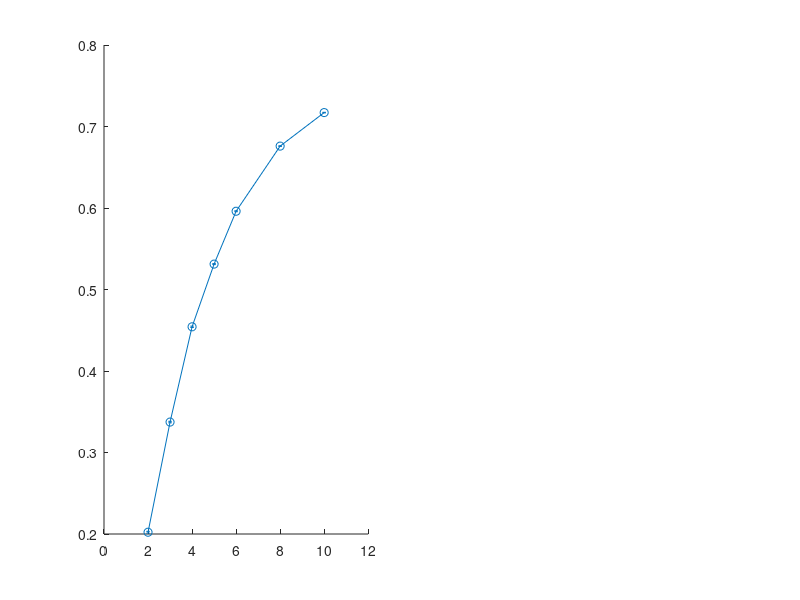

Source code (MATLAB): (Note: this script raises an error after producing the figure.)
clear; close all; clc;
N = 256;                 % image size
FOV_mm = 160;            % field of view
dx = FOV_mm / N;         % mm/pixel

lesion_diameters_mm = [2 3 4 5 6 8 10];  % sweep (edit as you like)
C_true = 4.0;            % true lesion-to-background ratio (within prostate)
A_bg = 0.6;              % body background uptake
A_pro = 0.8;             % prostate baseline uptake

psf_sigma_px = 2.5;      % PET blur sigma (pixels). Key knob.
do_noise = true;         
counts_scale = 2e4;      % higher -> less noisy
nMC = 50;                

% lesion center (mm) within prostate
les_center_mm = [0, 12]; % x,y

% prostate center (mm) and size
prostate_center_mm = [0, 20];
prostate_axes_mm = [18, 13];  % semi-axes (a,b) in mm

% body/pelvis ellipse size
pelvis_axes_mm = [70, 55];

[xp, yp] = meshgrid((1:N)-N/2, (1:N)-N/2);
x_mm = xp * dx;
y_mm = yp * dx;

pelvis = ((x_mm/pelvis_axes_mm(1)).^2 + (y_mm/pelvis_axes_mm(2)).^2) <= 1;

xpr = x_mm - prostate_center_mm(1);
ypr = y_mm - prostate_center_mm(2);
prostate = ((xpr/prostate_axes_mm(1)).^2 + (ypr/prostate_axes_mm(2)).^2) <= 1;

CRC_mean  = zeros(size(lesion_diameters_mm));
CRC_std   = zeros(size(lesion_diameters_mm));
Chat_mean = zeros(size(lesion_diameters_mm));
Chat_std  = zeros(size(lesion_diameters_mm));

for i = 1:numel(lesion_diameters_mm)

    d = lesion_diameters_mm(i);
    r = d/2;

    lesion = ((x_mm - les_center_mm(1)).^2 + (y_mm - les_center_mm(2)).^2) <= r^2;
    lesion = lesion & prostate;

    bgmask = prostate & ~lesion;

    PET_true = zeros(N);
    PET_true(pelvis)   = A_bg;
    PET_true(prostate) = A_pro;
    PET_true(lesion)   = A_pro * C_true;

    % --- PET system blur (resolution / PSF) ---
    PET_blur = imgaussfilt(PET_true, psf_sigma_px);

    if ~do_noise

        mu_les = mean(PET_blur(lesion));
        mu_bg  = mean(PET_blur(bgmask));
        C_hat  = mu_les / mu_bg;
        CRC    = (C_hat - 1) / (C_true - 1);

        CRC_mean(i)  = CRC;
        CRC_std(i)   = 0;
        Chat_mean(i) = C_hat;
        Chat_std(i)  = 0;

    else
  
        CRCs  = zeros(nMC,1);
        Chats = zeros(nMC,1);

        for k = 1:nMC
            counts = poissrnd(PET_blur * counts_scale);
            PET_meas = counts / counts_scale;

            mu_les = mean(PET_meas(lesion));
            mu_bg  = mean(PET_meas(bgmask));
            C_hat  = mu_les / mu_bg;

            Chats(k) = C_hat;
            CRCs(k)  = (C_hat - 1) / (C_true - 1);
        end

        CRC_mean(i)  = mean(CRCs);
        CRC_std(i)   = std(CRCs);
        Chat_mean(i) = mean(Chats);
        Chat_std(i)  = std(Chats);
    end
end

FWHM_px = 2*sqrt(2*log(2)) * psf_sigma_px;
FWHM_mm = FWHM_px * dx;

fprintf('PET PSF sigma = %.2f px (%.2f mm)\n', psf_sigma_px, psf_sigma_px*dx);
fprintf('Approx PET FWHM = %.2f px (%.2f mm)\n', FWHM_px, FWHM_mm);

fig = figure('Color','w','Position',[100 100 1150 450]);

subplot(1,2,1);
errorbar(lesion_diameters_mm, CRC_mean, CRC_std, 'o-','LineWidth',1.5);
grid on;
xlabel('Lesion diameter (mm)');
ylabel('Contrast Recovery Coefficient (CRC)');
title(sprintf('CRC vs Lesion Size (FWHM \\approx %.1f mm)', FWHM_mm));
ylim([0 1.1]);

subplot(1,2,2);
errorbar(lesion_diameters_mm, Chat_mean, Chat_std, 'o-','LineWidth',1.5);
grid on;
xlabel('Lesion diameter (mm)');
ylabel('Observed lesion-to-background ratio \hat{C}');
title(sprintf('Observed Contrast vs Size (C_{true}=%.1f)', C_true));

exportgraphics(fig,'track2_crc_results.png','Resolution',300);

save('track2_crc_results.mat', ...
    'lesion_diameters_mm','C_true','A_bg','A_pro','psf_sigma_px','dx','FWHM_mm', ...
    'do_noise','counts_scale','nMC', ...
    'CRC_mean','CRC_std','Chat_mean','Chat_std');

disp('Saved track2_crc_results.png and track2_crc_results.mat');
